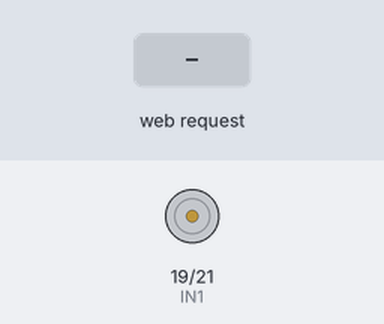
The sketch below on a simulated ESP32. Parts: motor-driver pin pairs drawn as motors (green arrow = first pin HIGH = forward, orange = second pin HIGH = backward, longer = more drive, scaled by the enable pin). The inputs (shaded band) are chosen by the test bench. WiFi joins after 1.5 s; servers stay silent unless stated; what the sketch prints to the serial monitor is not drawn.

Above: at 2.7 s.
2.8 s: HTTP request GET /on received
At 4.0 s:
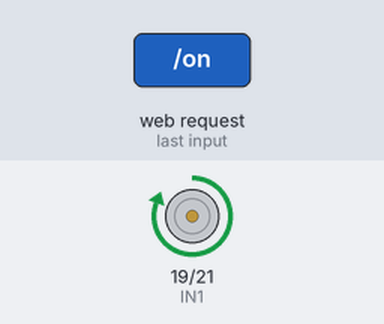
4.3 s: HTTP request GET /baixa received
At 5.4 s:
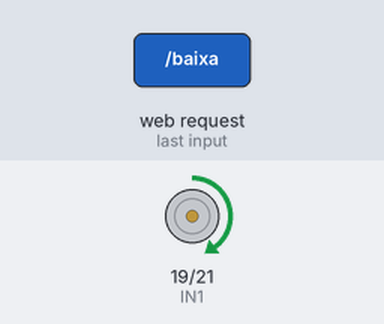
5.8 s: HTTP request GET /media received
At 6.5 s:
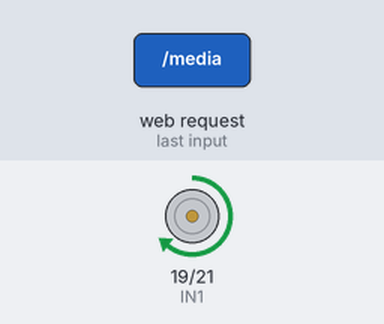
7.3 s: HTTP request GET /alta received
At 7.6 s:
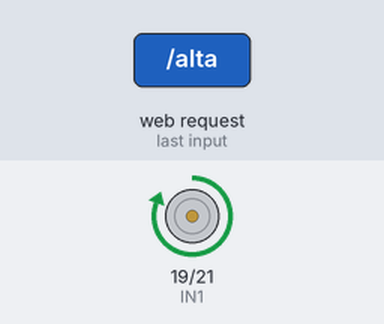
Timing chart, 0 to 9.8 s (numbered marks = the images above; inputs shaded):
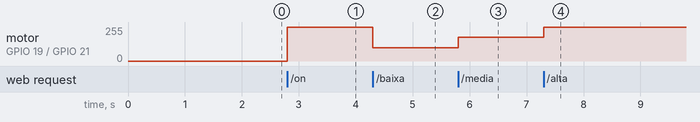

The sketch:

WiFiClientBasic.ino
```cpp
#include <WiFi.h>
#include <WebServer.h>

const char* ssid = "Justweb_PEDRO_2.4GHz";
const char* password = "";

// Pinos do L298N
#define IN1 19
#define IN2 21
#define ENA 18  // Pino PWM, mas aqui usaremos digital

WebServer server(80);

// Velocidade em níveis fixos
int velocidade = 255; // Máxima

void setup() {
  Serial.begin(115200);
  pinMode(IN1, OUTPUT);
  pinMode(IN2, OUTPUT);
  pinMode(ENA, OUTPUT);

  WiFi.begin(ssid, password);
  Serial.print("Conectando ao Wi-Fi");
  while (WiFi.status() != WL_CONNECTED) {
    delay(500);
    Serial.print(".");
  }
  Serial.println("\nConectado!");
  Serial.println(WiFi.localIP());

  // Rotas
  server.on("/", handleRoot);
  server.on("/on", ligarMotorAlta);
  server.on("/off", desligarMotor);
  server.on("/baixa", ligarMotorBaixa);
  server.on("/media", ligarMotorMedia);
  server.on("/alta", ligarMotorAlta);

  server.begin();
}

void loop() {
  server.handleClient();
}

void handleRoot() {
  String html = "<h1>Controle de Motor</h1>";
  html += "<a href='/on'>Ligar (Alta)</a><br>";
  html += "<a href='/baixa'>Ligar (Baixa)</a><br>";
  html += "<a href='/media'>Ligar (Média)</a><br>";
  html += "<a href='/alta'>Ligar (Alta)</a><br>";
  html += "<a href='/off'>Desligar</a><br>";
  server.send(200, "text/html", html);
}

void ligarMotorBaixa() {
  velocidade = 100;
  analogWrite(ENA, velocidade);
  digitalWrite(IN1, HIGH);
  digitalWrite(IN2, LOW);
  server.send(200, "text/plain", "Motor ligado em velocidade baixa.");
}

void ligarMotorMedia() {
  velocidade = 180;
  analogWrite(ENA, velocidade);
  digitalWrite(IN1, HIGH);
  digitalWrite(IN2, LOW);
  server.send(200, "text/plain", "Motor ligado em velocidade média.");
}

void ligarMotorAlta() {
  velocidade = 255;
  analogWrite(ENA, velocidade);
  digitalWrite(IN1, HIGH);
  digitalWrite(IN2, LOW);
  server.send(200, "text/plain", "Motor ligado em velocidade alta.");
}

void desligarMotor() {
  digitalWrite(IN1, LOW);
  digitalWrite(IN2, LOW);
  analogWrite(ENA, 0);
  server.send(200, "text/plain", "Motor desligado.");
}
```

Measured:
- after the input at 2.8 s, motor on GPIO 19 (IN1) / GPIO 21 (IN2): stopped → forward 255/255 at once
- after the input at 4.3 s, motor on GPIO 19 (IN1) / GPIO 21 (IN2): forward 255/255 → forward 100/255 at once
- after the input at 5.8 s, motor on GPIO 19 (IN1) / GPIO 21 (IN2): forward 100/255 → forward 180/255 at once
- after the input at 7.3 s, motor on GPIO 19 (IN1) / GPIO 21 (IN2): forward 180/255 → forward 255/255 at once
